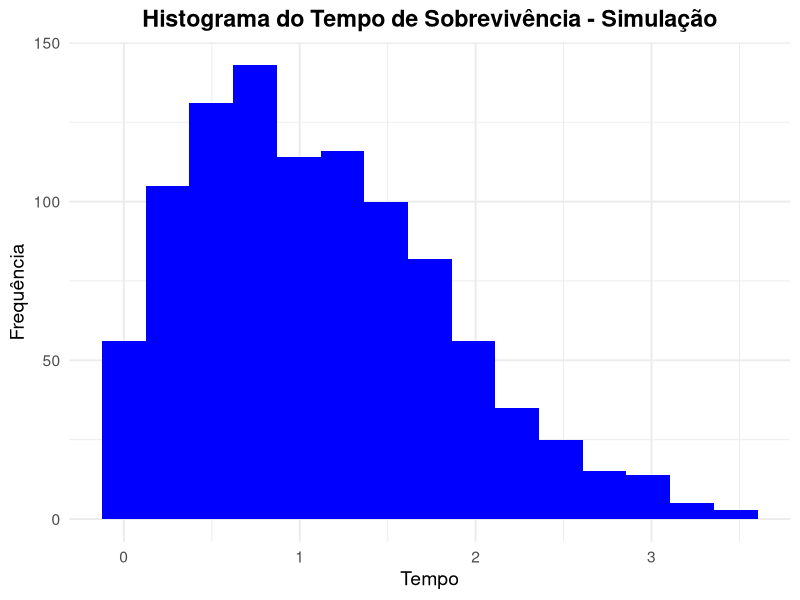
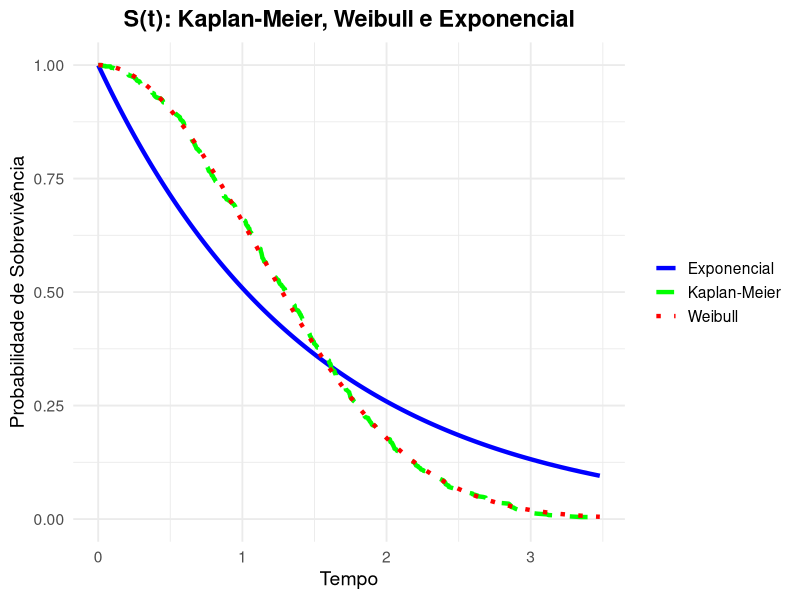

These figures' R source, in order:
# ---------------------------------------------------------
# ---------------------------------------------------------
# ---------------------------------------------------------
# Análise de Sobrevivência - Modelagem de Dados com Censura
# Analista: Breno C R da Silva
# Data: 19/12/2024
# ---------------------------------------------------------
# ---------------------------------------------------------
# ---------------------------------------------------------

# -----------------------
# [1] Ativação de Pacotes
# -----------------------

library(survival)
library(ggplot2)

# -----------------------
# [2] Simulação dos Dados
# -----------------------

# Definindo Semente
set.seed(123)

# Parâmetros
n <- 1000       # Número total de observações
gamma <- 2      # Parâmetro shape da Weibull
alpha <- 1.5    # Parâmetro scale da Weibull
TaxaExp <- 1    # Taxa da distribuição exponencial
propCens <- 1/4 # Proporção desejada de censuras

# Vetores para armazenar os resultados
Tobservado <- numeric(n)
indCensura <- numeric(n)

# Contadores
nFalhas <- 0
nCensuras <- 0

# Loop para gerar os tempos
for (i in 1:n) {
  # Gerar um tempo de falha e um tempo de censura
  Tfalha <- rweibull(1, shape = gamma, scale = alpha)
  Tcensu <- rexp(1, rate = TaxaExp)
  
  # Verificar qual é o menor tempo
  if (Tfalha <= Tcensu) {
    Tobservado[i] <- Tfalha
    indCensura[i] <- 1 # Falha
    nFalhas <- nFalhas + 1
  } else {
    if (nCensuras < propCens * n) {
      Tobservado[i] <- Tcensu
      indCensura[i] <- 0 # Censura
      nCensuras <- nCensuras + 1
    } else {
      Tobservado[i] <- Tfalha
      indCensura[i] <- 1 # Falha
      nFalhas <- nFalhas + 1
    }
  }
}

# Verificar as proporções
cat("Proporção de falhas:", nFalhas / n, "\n")
cat("Proporção de censuras:", nCensuras / n, "\n")

# Dados simulados
dados <- data.frame(Tempo = Tobservado, Censura = indCensura)

# Histograma
ggplot(data = dados, aes(x = Tempo)) +
  geom_histogram(bins = 15, fill = "blue") +
  labs(title = "Histograma do Tempo de Sobrevivência - Simulação",
       x = "Tempo", y = "Frequência") +
  theme_minimal(base_size = 14) +
  theme(plot.title = element_text(hjust = 0.5, face = "bold"))

# -------------
# [3] Estimação
# -------------

# -------------------------------
# [3.1] Estimação Não Paramátrica
# -------------------------------
# ---------------------------------
# [3.1.1] Estimador de Kaplan-Meier
# ---------------------------------

# Modelo de Kaplan-Meier
ekm <- survfit(Surv(Tempo, Censura) ~ 1, data = dados)

# Formatando como DataFrame
DataEKM <- data.frame(Time = ekm$time, Survival = ekm$surv, Type = "Kaplan-Meier")


# ---------------------------
# [3.2] Estimação Paramátrica
# ---------------------------
# --------------------------------
# [3.2.1] Distribuição Exponencial
# --------------------------------

# Função de Sobrevivência
Stexp <- function(t, alpha) exp(-alpha * t)

# EMV de α
emvExp <- sum(dados$Censura) / sum(dados$Tempo)

# EMV da Sobrevivência
EMVSurvExp <- Stexp(dados$Tempo, emvExp)

# Formatando como DataFrame
DataExp <- data.frame(Time = dados$Tempo, Survival = EMVSurvExp, Type = "Exponencial")

# ----------------------------
# [3.2.1] Distribuição Weibull
# ----------------------------

# Função de Sobrevivência
StWeibull <- function(t, gamma, alpha) exp(-(t / alpha)^gamma)

# EMV de γ e α
# 1. Função Log-verossimilhança
logWeibull <- function(theta, dados){
  gamma <- theta[1] # Parâmetro de forma
  alpha <- theta[2] # Parâmetro de escala
  
  t <- dados$Tempo   # Tempo de falha
  c <- dados$Censura # Variável indicadora
  
  logv <- (sum(c) * log(gamma)) - (gamma * log(alpha) * sum(c)) +
    (gamma - 1) * sum(c * log(t)) - sum((t / alpha)^gamma)
  return(-logv)
}

# 2. Otimizando
Theta0 <- c(1.5, 1)
estimate <- optim(par = Theta0, fn = logWeibull,
                  gr = NULL, method = "BFGS", hessian = TRUE, dados = dados)

estimate

# EMV da Sobrevivência
EMVSurvWeib <- StWeibull(dados$Tempo, estimate$par[1], estimate$par[2])

# Formatando como DataFrame
DataWeib <- data.frame(Time = dados$Tempo, Survival = EMVSurvWeib, Type = "Weibull")

# --------------------
# [4] Análise Conjunta
# --------------------

# Unindo os dados para visualização
AllData <- rbind(DataEKM, DataExp, DataWeib)

# Gráfico com ggplot2
ggplot(AllData, aes(x = Time, y = Survival)) +
  geom_line(aes(color = Type, linetype = Type), lwd = 1.5) +
  labs(title = "S(t): Kaplan-Meier, Weibull e Exponencial",
       x = "Tempo", y = "Probabilidade de Sobrevivência") +
  theme_minimal(base_size = 14) +
  theme(plot.title = element_text(hjust = 0.5, face = "bold"),
        legend.title = element_blank()) +
  scale_color_manual(values = c("blue", "green", "red")) +
  scale_linetype_manual(values = c(1, 2, 3)) # c("solid", "dashed", "dotted")
